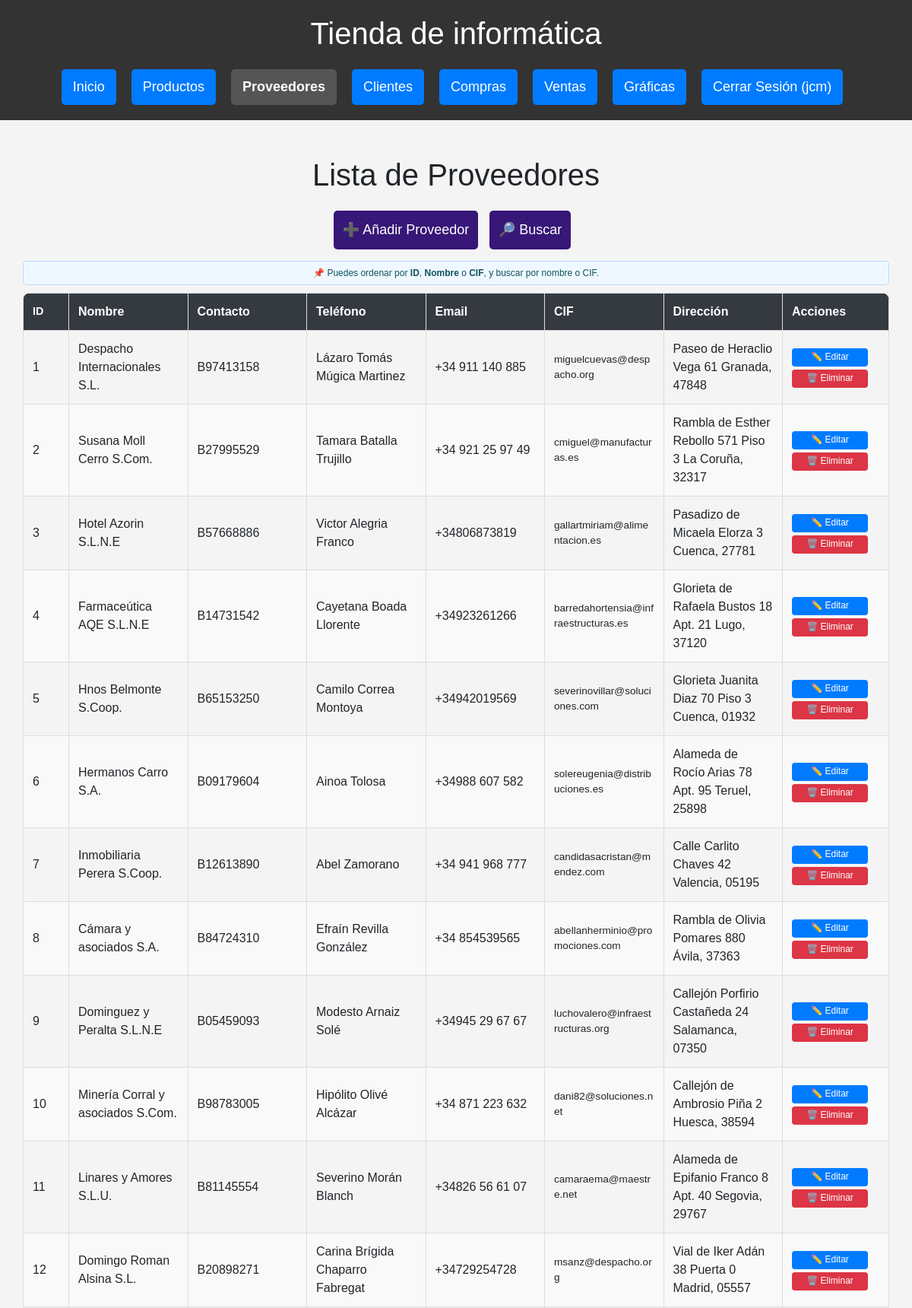
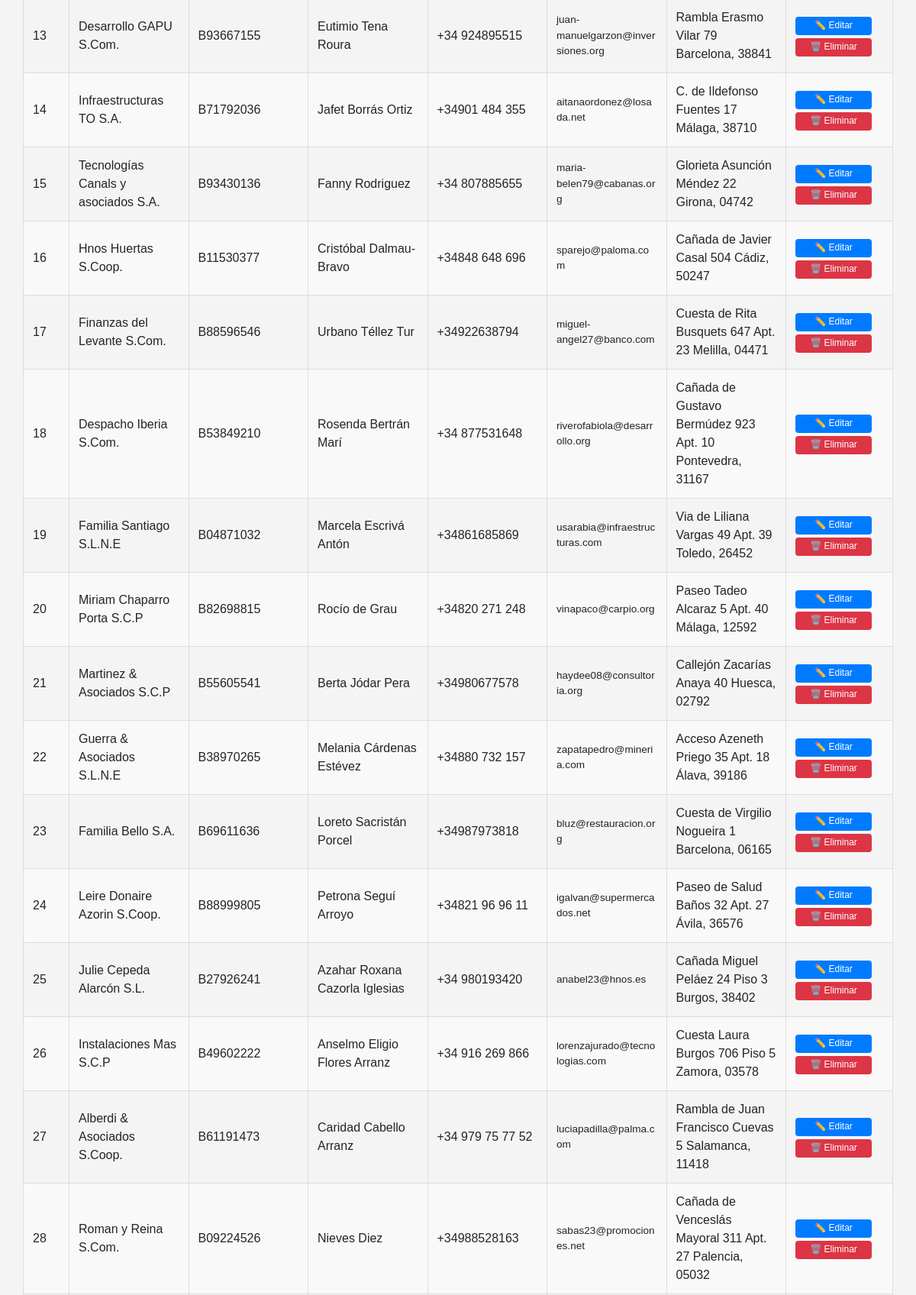
/proveedores (signed in, upper part), run on the app's committed database (2 pictures, top to bottom).
### db.py (models this page shows)
class Proveedor(Base):
    __tablename__ = "Proveedor"
    id = Column(Integer, primary_key=True)
    nombre = Column(String(150), unique=True, nullable=False)
    contacto = Column(String(150))
    telefono = Column(String(20))
    email = Column(String(150), unique=True)
    cif = Column(String(20), unique=True, nullable=False)
    direccion = Column(String(200))

### routes/proveedores.py (the view)
@proveedores_bp.route('/proveedores')
@login_required
def listar_proveedores():
    nombre = request.args.get("nombre")
    pagina = int(request.args.get("pagina", 1))
    orden = request.args.get("orden", "id")
    direccion = request.args.get("direccion", "asc")
    por_pagina = 30
    query = sesion.query(Proveedor)
    if nombre:
        query = query.filter(
            (Proveedor.nombre.ilike(f"%{nombre}%")) |
            (Proveedor.cif.ilike(f"%{nombre}%"))
        )
    def aplicar_orden(campo):
        return campo.desc() if direccion == "desc" else campo.asc()
    if orden == "nombre":
        query = query.order_by(aplicar_orden(Proveedor.nombre))
    elif orden == "cif":
        query = query.order_by(aplicar_orden(Proveedor.cif))
    else:
        query = query.order_by(aplicar_orden(Proveedor.id))
    total = query.count()
    proveedores = query.offset((pagina - 1) * por_pagina).limit(por_pagina).all()
    hay_anterior = pagina > 1
    hay_siguiente = (pagina * por_pagina) < total
    return render_template("proveedores/proveedor.html",
        proveedores=proveedores,
        pagina=pagina,
        hay_anterior=hay_anterior,
        hay_siguiente=hay_siguiente,
        nombre=nombre,
        orden=orden,
        direccion=direccion
    )

### db.py (called while the page is built)
def login_required(f):
    @wraps(f)
    def decorated_function(*args, **kwargs):
        if 'usuario' not in session:
            flash('Por favor, inicie sesión para acceder a esta página.', 'error')
            return redirect(url_for('login'))
        return f(*args, **kwargs)
    return decorated_function

### templates/proveedores/proveedor.html (shortened to what this page needs)
{% extends 'base.html' %}
{% block content %}
<div class="container mt-4">
    <h1>Lista de Proveedores</h1>
    <div class="botones-superiores">
        <a href="{{ url_for('proveedores.formulario_proveedor') }}" class="btn btn-add">➕ Añadir Proveedor</a>
        <a href="#form-busqueda-proveedor" class="btn btn-add">🔎 Buscar</a>
    </div>
    <div class="alerta-orden">
      📌 Puedes ordenar por <strong>ID</strong>, <strong>Nombre</strong> o <strong>CIF</strong>, y buscar por nombre o CIF.
    </div>
    <div class="tabla-responive">
        <table class="tabla-estilizada">
            {% set nueva_direccion = 'desc' if direccion == 'asc' else 'asc' %}
            <thead>
              <tr>
                <th class="col-id">
                  <a href="{{ url_for('proveedores.listar_proveedores', orden='id', direccion=nueva_direccion, nombre=nombre, pagina=pagina) }}">ID</a>
                </th>
                <th>
                  <a href="{{ url_for('proveedores.listar_proveedores', orden='nombre', direccion=nueva_direccion, nombre=nombre, pagina=pagina) }}">Nombre</a>
                </th>
                <th>Contacto</th>
                <th>Teléfono</th>
                <th>Email</th>
                <th>
                  <a href="{{ url_for('proveedores.listar_proveedores', orden='cif', direccion=nueva_direccion, nombre=nombre, pagina=pagina) }}">CIF</a>
                </th>
                <th>Dirección</th>
                <th class="col-acciones">Acciones</th>
              </tr>
            </thead>
            <tbody>
                {% for proveedor in proveedores %}
                <tr>
                    <td >{{ proveedor.id }}</td>
                    <td>{{ proveedor.nombre }}</td>
                    <td>{{ proveedor.cif }}</td>
                    <td>{{ proveedor.contacto }}</td>
                    <td>{{ proveedor.telefono }}</td>
                    <td class="col-email">{{ proveedor.email }}</td>
                    <td>{{ proveedor.direccion }}</td>
                    <td>
                        <a href="{{ url_for('proveedores.editar_proveedor', id=proveedor.id) }}" class="btn-edit">✏️ Editar</a>
                        <form action="{{ url_for('proveedores.eliminar_proveedor', id=proveedor.id) }}" method="POST" class="form-delete">
                            <button type="submit" onclick="return confirm('¿Eliminar este proveedor?');" class="btn-delete">🗑️ Eliminar</button>
                        </form>
                    </td>
                </tr>
                {% endfor %}
            </tbody>
        </table>
    </div>
</div>
{% endblock %}

### static/estilos.css (style rules this page uses)
html, body { height: 100%; margin: 0; padding: 0; font-family: Arial, sans-serif; background-color: #f4f4f4; text-align: center; }
.container, main { width: 100%; padding: 0; margin: 0 auto; }
.alerta-orden { background-color: #f0f8ff; color: #0c5460; border: 1px solid #b8daff; padding: 6px 10px; border-radius: 5px; margin-bottom: 10px; font-size: 0.75rem; text-align: center; }
form { width: 50%; margin: 20px auto; background: white; padding: 20px 30px; border-radius: 10px; box-shadow: 0 0 10px rgba(0,0,0,0.1); text-align: left; }
button, .btn { background: #007BFF; color: white; padding: 12px; border: none; margin-top: 15px; cursor: pointer; font-size: 18px; border-radius: 5px; transition: 0.3s; text-decoration: none; display: inline-block; margin-right: 10px; }
.btn-add { background: #371777; margin-bottom: 15px; }
.btn-edit { display: inline-block; max-width: 100px; background-color: #007BFF; color: white; padding: 4px 8px; font-size: 0.75rem; border: none; border-radius: 4px; cursor: pointer; transition: all 0.2s; text-decoration: none; white-space: nowrap; line-height: 1.3; margin: 0; box-shadow: none; width: 100% ; text-align: center; box-sizing: border-box; }
.form-delete button { background-color: #dc3545; color: white; padding: 4px 10px; font-size: 0.75rem; border: none; border-radius: 4px; cursor: pointer; transition: background-color 0.3s; }
.form-delete { display: block; margin: 0; padding: 0; border: none; background: transparent; box-shadow: none; width: 100%; }
.btn-delete { background-color: #dc3545; color: white; padding: 4px 8px; font-size: 0.75rem; border: none; border-radius: 4px; cursor: pointer; transition: all 0.2s; white-space: nowrap; line-height: 1.3; margin: 0; box-shadow: none; width: 100%; text-align: center; box-sizing: border-box; margin-top: 4px; max-width: 100px; }
.form-delete, .form-delete button, .form-delete button:focus, .form-delete button:active { outline: none; box-shadow: none; border: none; }
.tabla-estilizada { width: 100%; border-collapse: collapse; border-radius: 10px; overflow: hidden; box-shadow: 0 0 10px rgba(0,0,0,0.1); table-layout: fixed; }
.tabla-estilizada thead { background-color: #343a40; color: white; font-weight: bold; }
.tabla-estilizada th, .tabla-estilizada td { padding: 12px; border: 1px solid #ddd; text-align: left; max-width: 200px; word-wrap: break-word; white-space: normal; }
.tabla-estilizada tr:nth-child(even) { background-color: #f9f9f9; }
.tabla-estilizada thead th a { color: white; text-decoration: none; font-weight: bold; }
.tabla-responive { width: 100%; overflow-x: auto; -webkit-overflow-scrolling: touch; box-sizing: border-box; padding: 0 10x; }
.col-email, .col-direccion, .col-descripcion { max-width: 200px; font-size: 0.85em; word-wrap: break-word; white-space: normal; }
.col-fecha, .col-id { max-width: 100px; font-size: 0.9em; white-space: nowrap; }
.col-id { max-width: 60px; width: 60px; white-space: nowrap; overflow: hidden; text-overflow: ellipsis; text-align: center; }
.col-acciones { max-width: 140px; width: 140px; text-align: center; }

### data on the page
Proveedor: id "1", nombre "Despacho Internacionales S.L.", cif "B97413158", contacto "Lázaro Tomás Múgica Martinez", telefono "+34 911 140 885", email "miguelcuevas@despacho.org", direccion "Paseo de Heraclio Vega 61 Granada, 47848"
Proveedor: id "2", nombre "Susana Moll Cerro S.Com.", cif "B27995529", contacto "Tamara Batalla Trujillo", telefono "+34 921 25 97 49", email "cmiguel@manufacturas.es", direccion "Rambla de Esther Rebollo 571 Piso 3 La Coruña, 32317"
Proveedor: id "3", nombre "Hotel Azorin S.L.N.E", cif "B57668886", contacto "Victor Alegria Franco", telefono "+34806873819", email "gallartmiriam@alimentacion.es", direccion "Pasadizo de Micaela Elorza 3 Cuenca, 27781"
Proveedor: id "4", nombre "Farmaceútica AQE S.L.N.E", cif "B14731542", contacto "Cayetana Boada Llorente", telefono "+34923261266", email "barredahortensia@infraestructuras.es", direccion "Glorieta de Rafaela Bustos 18 Apt. 21 Lugo, 37120"
Proveedor: id "5", nombre "Hnos Belmonte S.Coop.", cif "B65153250", contacto "Camilo Correa Montoya", telefono "+34942019569", email "severinovillar@soluciones.com", direccion "Glorieta Juanita Diaz 70 Piso 3 Cuenca, 01932"
Proveedor: id "6", nombre "Hermanos Carro S.A.", cif "B09179604", contacto "Ainoa Tolosa", telefono "+34988 607 582", email "solereugenia@distribuciones.es", direccion "Alameda de Rocío Arias 78 Apt. 95 Teruel, 25898"
Proveedor: id "7", nombre "Inmobiliaria Perera S.Coop.", cif "B12613890", contacto "Abel Zamorano", telefono "+34 941 968 777", email "candidasacristan@mendez.com", direccion "Calle Carlito Chaves 42 Valencia, 05195"
Proveedor: id "8", nombre "Cámara y asociados S.A.", cif "B84724310", contacto "Efraín Revilla González", telefono "+34 854539565", email "abellanherminio@promociones.com", direccion "Rambla de Olivia Pomares 880 Ávila, 37363"
Proveedor: id "9", nombre "Dominguez y Peralta S.L.N.E", cif "B05459093", contacto "Modesto Arnaiz Solé", telefono "+34945 29 67 67", email "luchovalero@infraestructuras.org", direccion "Callejón Porfirio Castañeda 24 Salamanca, 07350"
Proveedor: id "10", nombre "Minería Corral y asociados S.Com.", cif "B98783005", contacto "Hipólito Olivé Alcázar", telefono "+34 871 223 632", email "dani82@soluciones.net", direccion "Callejón de Ambrosio Piña 2 Huesca, 38594"
Proveedor: id "11", nombre "Linares y Amores S.L.U.", cif "B81145554", contacto "Severino Morán Blanch", telefono "+34826 56 61 07", email "camaraema@maestre.net", direccion "Alameda de Epifanio Franco 8 Apt. 40 Segovia, 29767"
Proveedor: id "12", nombre "Domingo Roman Alsina S.L.", cif "B20898271", contacto "Carina Brígida Chaparro Fabregat", telefono "+34729254728", email "msanz@despacho.org", direccion "Vial de Iker Adán 38 Puerta 0 Madrid, 05557"
Proveedor: id "13", nombre "Desarrollo GAPU S.Com.", cif "B93667155", contacto "Eutimio Tena Roura", telefono "+34 924895515", email "juan-manuelgarzon@inversiones.org", direccion "Rambla Erasmo Vilar 79 Barcelona, 38841"
Proveedor: id "14", nombre "Infraestructuras TO S.A.", cif "B71792036", contacto "Jafet Borrás Ortiz", telefono "+34901 484 355", email "aitanaordonez@losada.net", direccion "C. de Ildefonso Fuentes 17 Málaga, 38710"
Proveedor: id "15", nombre "Tecnologías Canals y asociados S.A.", cif "B93430136", contacto "Fanny Rodriguez", telefono "+34 807885655", email "maria-belen79@cabanas.org", direccion "Glorieta Asunción Méndez 22 Girona, 04742"
Proveedor: id "16", nombre "Hnos Huertas S.Coop.", cif "B11530377", contacto "Cristóbal Dalmau-Bravo", telefono "+34848 648 696", email "sparejo@paloma.com", direccion "Cañada de Javier Casal 504 Cádiz, 50247"
Proveedor: id "17", nombre "Finanzas del Levante S.Com.", cif "B88596546", contacto "Urbano Téllez Tur", telefono "+34922638794", email "miguel-angel27@banco.com", direccion "Cuesta de Rita Busquets 647 Apt. 23 Melilla, 04471"
Proveedor: id "18", nombre "Despacho Iberia S.Com.", cif "B53849210", contacto "Rosenda Bertrán Marí", telefono "+34 877531648", email "riverofabiola@desarrollo.org", direccion "Cañada de Gustavo Bermúdez 923 Apt. 10 Pontevedra, 31167"
Proveedor: id "19", nombre "Familia Santiago S.L.N.E", cif "B04871032", contacto "Marcela Escrivá Antón", telefono "+34861685869", email "usarabia@infraestructuras.com", direccion "Via de Liliana Vargas 49 Apt. 39 Toledo, 26452"
Proveedor: id "20", nombre "Miriam Chaparro Porta S.C.P", cif "B82698815", contacto "Rocío de Grau", telefono "+34820 271 248", email "vinapaco@carpio.org", direccion "Paseo Tadeo Alcaraz 5 Apt. 40 Málaga, 12592"
Proveedor: id "21", nombre "Martinez & Asociados S.C.P", cif "B55605541", contacto "Berta Jódar Pera", telefono "+34980677578", email "haydee08@consultoria.org", direccion "Callejón Zacarías Anaya 40 Huesca, 02792"
Proveedor: id "22", nombre "Guerra & Asociados S.L.N.E", cif "B38970265", contacto "Melania Cárdenas Estévez", telefono "+34880 732 157", email "zapatapedro@mineria.com", direccion "Acceso Azeneth Priego 35 Apt. 18 Álava, 39186"
Proveedor: id "23", nombre "Familia Bello S.A.", cif "B69611636", contacto "Loreto Sacristán Porcel", telefono "+34987973818", email "bluz@restauracion.org", direccion "Cuesta de Virgilio Nogueira 1 Barcelona, 06165"
Proveedor: id "24", nombre "Leire Donaire Azorin S.Coop.", cif "B88999805", contacto "Petrona Seguí Arroyo", telefono "+34821 96 96 11", email "igalvan@supermercados.net", direccion "Paseo de Salud Baños 32 Apt. 27 Ávila, 36576"
Proveedor: id "25", nombre "Julie Cepeda Alarcón S.L.", cif "B27926241", contacto "Azahar Roxana Cazorla Iglesias", telefono "+34 980193420", email "anabel23@hnos.es", direccion "Cañada Miguel Peláez 24 Piso 3 Burgos, 38402"
Proveedor: id "26", nombre "Instalaciones Mas S.C.P", cif "B49602222", contacto "Anselmo Eligio Flores Arranz", telefono "+34 916 269 866", email "lorenzajurado@tecnologias.com", direccion "Cuesta Laura Burgos 706 Piso 5 Zamora, 03578"
Proveedor: id "27", nombre "Alberdi & Asociados S.Coop.", cif "B61191473", contacto "Caridad Cabello Arranz", telefono "+34 979 75 77 52", email "luciapadilla@palma.com", direccion "Rambla de Juan Francisco Cuevas 5 Salamanca, 11418"
Proveedor: id "28", nombre "Roman y Reina S.Com.", cif "B09224526", contacto "Nieves Diez", telefono "+34988528163", email "sabas23@promociones.net", direccion "Cañada de Venceslás Mayoral 311 Apt. 27 Palencia, 05032"

### other printed values
{{ session['usuario'] }} "jcm"
